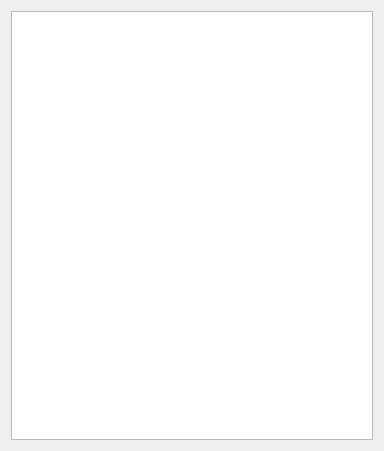
<?xml version="1.0" encoding="UTF-8"?>
<ui version="4.0">
 <class>infos_dlg</class>
 <widget class="QDialog" name="infos_dlg">
  <property name="geometry">
   <rect>
    <x>0</x>
    <y>0</y>
    <width>384</width>
    <height>451</height>
   </rect>
  </property>
  <property name="windowTitle">
   <string>Informations</string>
  </property>
  <layout class="QHBoxLayout" name="horizontalLayout">
   <item>
    <widget class="QTextEdit" name="infos_lbl"/>
   </item>
  </layout>
 </widget>
 <resources/>
 <connections/>
</ui>
